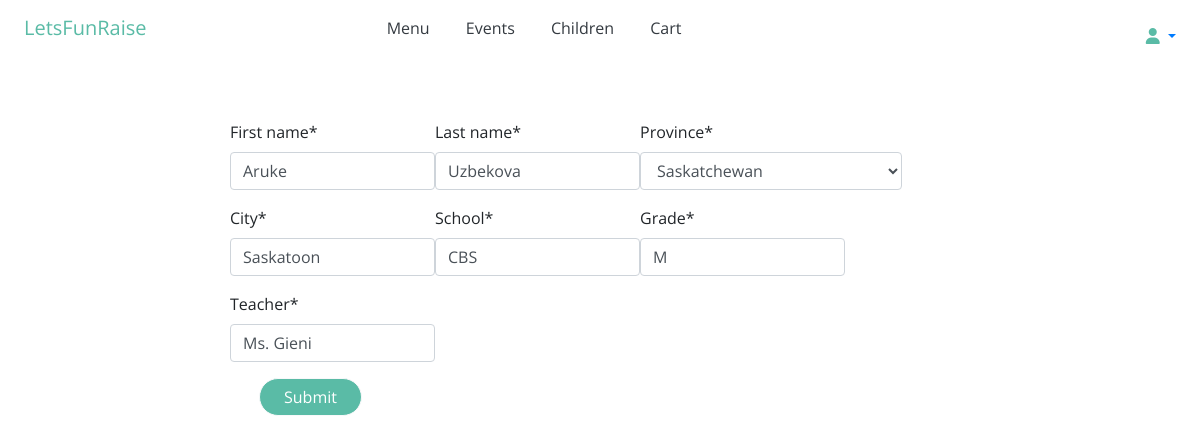
Page /children/parent2@lfr.ca_Aruke/edit/ (signed in) on the committed database.
### parent/models.py (models this page shows, shortened)
class Kid(models.Model):
    user = models.ForeignKey(User, on_delete=models.CASCADE)
    first_name =  models.CharField(max_length=120)
    slug = slug = models.SlugField(unique=True)
    last_name =  models.CharField(max_length=120)
    province = models.CharField(choices=PROVINCE_CHOICES, max_length=2, default='AB')
    city = models.CharField(max_length=120)
    school =  models.CharField(max_length=120)
    grade = models.CharField(max_length=120)
    teacher = models.CharField(max_length=120)

### parent/views.py (the view)
# urls.py: path('children/<str:slug>/edit/', kid_update_view),
@login_required
def kid_update_view(request, slug):
    obj = get_object_or_404(Kid, slug=slug)
    form = KidModelForm(request.POST or None, instance=obj)
    if form.is_valid():
        form.save()
        return redirect('/children/')
    template_name = 'children/form.html'
    context = {'title':f'Update {obj.first_name}','form': form}
    return render(request, template_name, context)

### parent/forms.py (shortened to what this page needs)
class KidModelForm(forms.ModelForm):
    class Meta:
        model = Kid
        fields = ['first_name', 'last_name', 'province','city', 'school', 'grade', 'teacher']

### accounts/models.py (called while the page is built)
    @property
    def is_parent(self):
        return self.parent

    @property
    def is_active(self):
        return self.active

### parent/templates/children/form.html
{% extends "base.html" %}
{% load crispy_forms_tags %}
{% block content %}
<div class="container my-5">
    <div class="row">
        <div class="col-lg-8 mx-auto">
            <form method='POST'> {% csrf_token %}
                <div class="form-row">
                {{ form|crispy}}
</div>
                <button class="mx-4 px-4 btn btn-light rounded-pill" type='submit'>Submit</button>
            </form>
        </div>
    </div>
</div>
{% endblock %}

### static/css/main.css (style rules this page uses)
body { font-family: Open Sans, sans-serif; }
.btn { background-color: #5ABBA6; color: white; }

### rows in the picture
Kid: first_name "Aruke", last_name "Uzbekova", province "Saskatchewan", city "Saskatoon", school "CBS", grade "M", teacher "Ms. Gieni"
